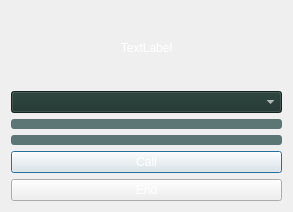
<?xml version="1.0" encoding="UTF-8"?>
<ui version="4.0">
 <class>Call</class>
 <widget class="QDialog" name="Call">
  <property name="windowModality">
   <enum>Qt::NonModal</enum>
  </property>
  <property name="geometry">
   <rect>
    <x>0</x>
    <y>0</y>
    <width>293</width>
    <height>212</height>
   </rect>
  </property>
  <property name="sizePolicy">
   <sizepolicy hsizetype="Fixed" vsizetype="Fixed">
    <horstretch>0</horstretch>
    <verstretch>0</verstretch>
   </sizepolicy>
  </property>
  <property name="windowTitle">
   <string>Call</string>
  </property>
  <property name="windowOpacity">
   <double>0.800000000000000</double>
  </property>
  <property name="styleSheet">
   <string notr="true">*{
background-image: url(:/new/prefix1/back.png);
color: rgb(255, 255, 255);
color: rgb(255, 255, 255);
font: 75 10pt &quot;Kartika&quot;;
}</string>
  </property>
  <property name="modal">
   <bool>false</bool>
  </property>
  <layout class="QVBoxLayout" name="verticalLayout">
   <item>
    <widget class="QLabel" name="label">
     <property name="text">
      <string>TextLabel</string>
     </property>
     <property name="alignment">
      <set>Qt::AlignCenter</set>
     </property>
    </widget>
   </item>
   <item>
    <widget class="QComboBox" name="comboBox">
     <property name="palette">
      <palette>
       <active>
        <colorrole role="WindowText">
         <brush brushstyle="SolidPattern">
          <color alpha="255">
           <red>255</red>
           <green>255</green>
           <blue>255</blue>
          </color>
         </brush>
        </colorrole>
        <colorrole role="Button">
         <brush brushstyle="SolidPattern">
          <color alpha="255">
           <red>27</red>
           <green>49</green>
           <blue>43</blue>
          </color>
         </brush>
        </colorrole>
        <colorrole role="Light">
         <brush brushstyle="SolidPattern">
          <color alpha="255">
           <red>40</red>
           <green>73</green>
           <blue>64</blue>
          </color>
         </brush>
        </colorrole>
        <colorrole role="Midlight">
         <brush brushstyle="SolidPattern">
          <color alpha="255">
           <red>33</red>
           <green>61</green>
           <blue>53</blue>
          </color>
         </brush>
        </colorrole>
        <colorrole role="Dark">
         <brush brushstyle="SolidPattern">
          <color alpha="255">
           <red>13</red>
           <green>24</green>
           <blue>21</blue>
          </color>
         </brush>
        </colorrole>
        <colorrole role="Mid">
         <brush brushstyle="SolidPattern">
          <color alpha="255">
           <red>18</red>
           <green>32</green>
           <blue>28</blue>
          </color>
         </brush>
        </colorrole>
        <colorrole role="Text">
         <brush brushstyle="SolidPattern">
          <color alpha="255">
           <red>255</red>
           <green>255</green>
           <blue>255</blue>
          </color>
         </brush>
        </colorrole>
        <colorrole role="BrightText">
         <brush brushstyle="SolidPattern">
          <color alpha="255">
           <red>255</red>
           <green>255</green>
           <blue>255</blue>
          </color>
         </brush>
        </colorrole>
        <colorrole role="ButtonText">
         <brush brushstyle="SolidPattern">
          <color alpha="255">
           <red>255</red>
           <green>255</green>
           <blue>255</blue>
          </color>
         </brush>
        </colorrole>
        <colorrole role="Base">
         <brush brushstyle="SolidPattern">
          <color alpha="255">
           <red>0</red>
           <green>0</green>
           <blue>0</blue>
          </color>
         </brush>
        </colorrole>
        <colorrole role="Window">
         <brush brushstyle="SolidPattern">
          <color alpha="255">
           <red>27</red>
           <green>49</green>
           <blue>43</blue>
          </color>
         </brush>
        </colorrole>
        <colorrole role="Shadow">
         <brush brushstyle="SolidPattern">
          <color alpha="255">
           <red>0</red>
           <green>0</green>
           <blue>0</blue>
          </color>
         </brush>
        </colorrole>
        <colorrole role="AlternateBase">
         <brush brushstyle="SolidPattern">
          <color alpha="255">
           <red>13</red>
           <green>24</green>
           <blue>21</blue>
          </color>
         </brush>
        </colorrole>
        <colorrole role="ToolTipBase">
         <brush brushstyle="SolidPattern">
          <color alpha="255">
           <red>255</red>
           <green>255</green>
           <blue>220</blue>
          </color>
         </brush>
        </colorrole>
        <colorrole role="ToolTipText">
         <brush brushstyle="SolidPattern">
          <color alpha="255">
           <red>0</red>
           <green>0</green>
           <blue>0</blue>
          </color>
         </brush>
        </colorrole>
       </active>
       <inactive>
        <colorrole role="WindowText">
         <brush brushstyle="SolidPattern">
          <color alpha="255">
           <red>255</red>
           <green>255</green>
           <blue>255</blue>
          </color>
         </brush>
        </colorrole>
        <colorrole role="Button">
         <brush brushstyle="SolidPattern">
          <color alpha="255">
           <red>27</red>
           <green>49</green>
           <blue>43</blue>
          </color>
         </brush>
        </colorrole>
        <colorrole role="Light">
         <brush brushstyle="SolidPattern">
          <color alpha="255">
           <red>40</red>
           <green>73</green>
           <blue>64</blue>
          </color>
         </brush>
        </colorrole>
        <colorrole role="Midlight">
         <brush brushstyle="SolidPattern">
          <color alpha="255">
           <red>33</red>
           <green>61</green>
           <blue>53</blue>
          </color>
         </brush>
        </colorrole>
        <colorrole role="Dark">
         <brush brushstyle="SolidPattern">
          <color alpha="255">
           <red>13</red>
           <green>24</green>
           <blue>21</blue>
          </color>
         </brush>
        </colorrole>
        <colorrole role="Mid">
         <brush brushstyle="SolidPattern">
          <color alpha="255">
           <red>18</red>
           <green>32</green>
           <blue>28</blue>
          </color>
         </brush>
        </colorrole>
        <colorrole role="Text">
         <brush brushstyle="SolidPattern">
          <color alpha="255">
           <red>255</red>
           <green>255</green>
           <blue>255</blue>
          </color>
         </brush>
        </colorrole>
        <colorrole role="BrightText">
         <brush brushstyle="SolidPattern">
          <color alpha="255">
           <red>255</red>
           <green>255</green>
           <blue>255</blue>
          </color>
         </brush>
        </colorrole>
        <colorrole role="ButtonText">
         <brush brushstyle="SolidPattern">
          <color alpha="255">
           <red>255</red>
           <green>255</green>
           <blue>255</blue>
          </color>
         </brush>
        </colorrole>
        <colorrole role="Base">
         <brush brushstyle="SolidPattern">
          <color alpha="255">
           <red>0</red>
           <green>0</green>
           <blue>0</blue>
          </color>
         </brush>
        </colorrole>
        <colorrole role="Window">
         <brush brushstyle="SolidPattern">
          <color alpha="255">
           <red>27</red>
           <green>49</green>
           <blue>43</blue>
          </color>
         </brush>
        </colorrole>
        <colorrole role="Shadow">
         <brush brushstyle="SolidPattern">
          <color alpha="255">
           <red>0</red>
           <green>0</green>
           <blue>0</blue>
          </color>
         </brush>
        </colorrole>
        <colorrole role="AlternateBase">
         <brush brushstyle="SolidPattern">
          <color alpha="255">
           <red>13</red>
           <green>24</green>
           <blue>21</blue>
          </color>
         </brush>
        </colorrole>
        <colorrole role="ToolTipBase">
         <brush brushstyle="SolidPattern">
          <color alpha="255">
           <red>255</red>
           <green>255</green>
           <blue>220</blue>
          </color>
         </brush>
        </colorrole>
        <colorrole role="ToolTipText">
         <brush brushstyle="SolidPattern">
          <color alpha="255">
           <red>0</red>
           <green>0</green>
           <blue>0</blue>
          </color>
         </brush>
        </colorrole>
       </inactive>
       <disabled>
        <colorrole role="WindowText">
         <brush brushstyle="SolidPattern">
          <color alpha="255">
           <red>255</red>
           <green>255</green>
           <blue>255</blue>
          </color>
         </brush>
        </colorrole>
        <colorrole role="Button">
         <brush brushstyle="SolidPattern">
          <color alpha="255">
           <red>27</red>
           <green>49</green>
           <blue>43</blue>
          </color>
         </brush>
        </colorrole>
        <colorrole role="Light">
         <brush brushstyle="SolidPattern">
          <color alpha="255">
           <red>40</red>
           <green>73</green>
           <blue>64</blue>
          </color>
         </brush>
        </colorrole>
        <colorrole role="Midlight">
         <brush brushstyle="SolidPattern">
          <color alpha="255">
           <red>33</red>
           <green>61</green>
           <blue>53</blue>
          </color>
         </brush>
        </colorrole>
        <colorrole role="Dark">
         <brush brushstyle="SolidPattern">
          <color alpha="255">
           <red>13</red>
           <green>24</green>
           <blue>21</blue>
          </color>
         </brush>
        </colorrole>
        <colorrole role="Mid">
         <brush brushstyle="SolidPattern">
          <color alpha="255">
           <red>18</red>
           <green>32</green>
           <blue>28</blue>
          </color>
         </brush>
        </colorrole>
        <colorrole role="Text">
         <brush brushstyle="SolidPattern">
          <color alpha="255">
           <red>255</red>
           <green>255</green>
           <blue>255</blue>
          </color>
         </brush>
        </colorrole>
        <colorrole role="BrightText">
         <brush brushstyle="SolidPattern">
          <color alpha="255">
           <red>255</red>
           <green>255</green>
           <blue>255</blue>
          </color>
         </brush>
        </colorrole>
        <colorrole role="ButtonText">
         <brush brushstyle="SolidPattern">
          <color alpha="255">
           <red>255</red>
           <green>255</green>
           <blue>255</blue>
          </color>
         </brush>
        </colorrole>
        <colorrole role="Base">
         <brush brushstyle="SolidPattern">
          <color alpha="255">
           <red>27</red>
           <green>49</green>
           <blue>43</blue>
          </color>
         </brush>
        </colorrole>
        <colorrole role="Window">
         <brush brushstyle="SolidPattern">
          <color alpha="255">
           <red>27</red>
           <green>49</green>
           <blue>43</blue>
          </color>
         </brush>
        </colorrole>
        <colorrole role="Shadow">
         <brush brushstyle="SolidPattern">
          <color alpha="255">
           <red>0</red>
           <green>0</green>
           <blue>0</blue>
          </color>
         </brush>
        </colorrole>
        <colorrole role="AlternateBase">
         <brush brushstyle="SolidPattern">
          <color alpha="255">
           <red>27</red>
           <green>49</green>
           <blue>43</blue>
          </color>
         </brush>
        </colorrole>
        <colorrole role="ToolTipBase">
         <brush brushstyle="SolidPattern">
          <color alpha="255">
           <red>255</red>
           <green>255</green>
           <blue>220</blue>
          </color>
         </brush>
        </colorrole>
        <colorrole role="ToolTipText">
         <brush brushstyle="SolidPattern">
          <color alpha="255">
           <red>0</red>
           <green>0</green>
           <blue>0</blue>
          </color>
         </brush>
        </colorrole>
       </disabled>
      </palette>
     </property>
     <property name="styleSheet">
      <string notr="true">*{
background-image: url(:/new/prefix1/back.png);
color: rgb(255, 255, 255);
color: rgb(255, 255, 255);
font: 75 10pt &quot;Kartika&quot;;
}</string>
     </property>
    </widget>
   </item>
   <item>
    <widget class="QProgressBar" name="progressBar">
     <property name="maximumSize">
      <size>
       <width>16777215</width>
       <height>10</height>
      </size>
     </property>
     <property name="styleSheet">
      <string notr="true">QProgressBar:horizontal {
border: 0px solid gray;
border-radius: 3px;
background:#5b7674;
padding: 0px;
}
QProgressBar::chunk:horizontal {
background: qlineargradient(x1: 0, y1: 0.5, x2: 1, y2: 0.5, stop: 0 #324846, stop: 1 #324846);
}</string>
     </property>
     <property name="value">
      <number>0</number>
     </property>
     <property name="alignment">
      <set>Qt::AlignLeading|Qt::AlignLeft|Qt::AlignVCenter</set>
     </property>
     <property name="textVisible">
      <bool>false</bool>
     </property>
     <property name="orientation">
      <enum>Qt::Horizontal</enum>
     </property>
    </widget>
   </item>
   <item>
    <widget class="QProgressBar" name="progressBar_2">
     <property name="maximumSize">
      <size>
       <width>16777215</width>
       <height>10</height>
      </size>
     </property>
     <property name="styleSheet">
      <string notr="true">QProgressBar:horizontal {
border: 0px solid gray;
border-radius: 3px;
background:#5b7674;
padding: 0px;
}
QProgressBar::chunk:horizontal {
background: qlineargradient(x1: 0, y1: 0.5, x2: 1, y2: 0.5, stop: 0 #324846, stop: 1 #324846);
}</string>
     </property>
     <property name="value">
      <number>0</number>
     </property>
     <property name="alignment">
      <set>Qt::AlignLeading|Qt::AlignLeft|Qt::AlignVCenter</set>
     </property>
     <property name="textVisible">
      <bool>false</bool>
     </property>
     <property name="orientation">
      <enum>Qt::Horizontal</enum>
     </property>
    </widget>
   </item>
   <item>
    <widget class="QPushButton" name="pushButton">
     <property name="minimumSize">
      <size>
       <width>9</width>
       <height>22</height>
      </size>
     </property>
     <property name="text">
      <string>Call</string>
     </property>
    </widget>
   </item>
   <item>
    <widget class="QPushButton" name="pushButton_2">
     <property name="text">
      <string>End</string>
     </property>
    </widget>
   </item>
  </layout>
 </widget>
 <resources/>
 <connections/>
</ui>
